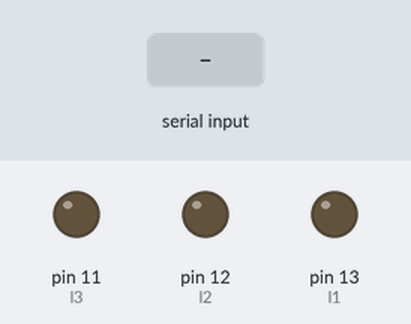
Bench run of a sketch on a simulated Arduino Uno, built with avr-gcc and run on an emulated ATmega328P. Shown: output pins drawn as LEDs (lit = HIGH). Inputs (shaded band) come from the test bench.

Above: at 1.2 s.
1.3 s: "A" received over Serial
At 2.1 s:
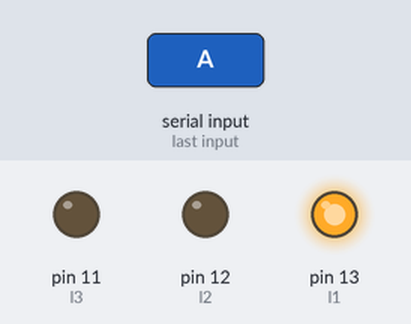
2.8 s: "C" received over Serial
At 3.4 s:
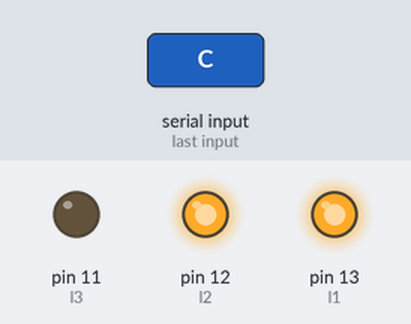
4.3 s: "B" received over Serial
At 5.5 s:
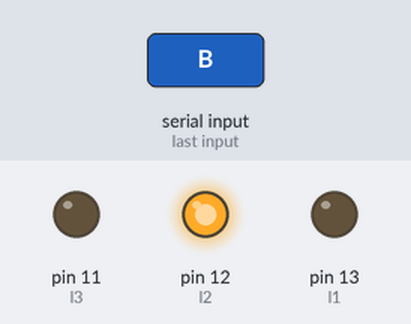
5.8 s: "E" received over Serial
At 6.9 s:
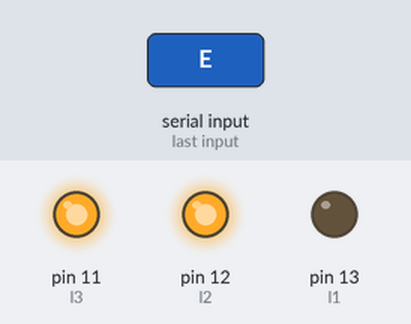
7.3 s: "D" received over Serial
At 8.1 s:
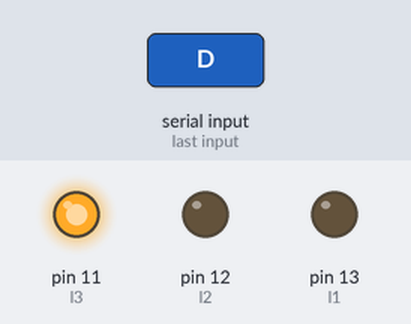
8.8 s: "F" received over Serial
At 9.1 s:
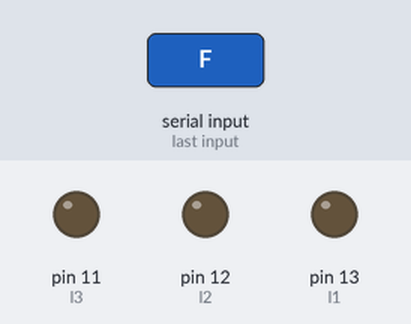
Timing chart, 0 to 11.3 s (numbered marks = the images above; inputs shaded):
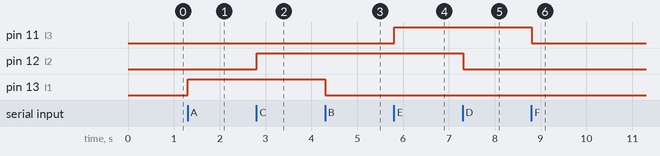

Measured:
- after the input at 1.3 s, pin 13 (l1): LOW → HIGH at once
- after the input at 2.8 s, pin 12 (l2): LOW → HIGH at once
- after the input at 4.3 s, pin 13 (l1): HIGH → LOW at once
- after the input at 5.8 s, pin 11 (l3): LOW → HIGH at once
- after the input at 7.3 s, pin 12 (l2): HIGH → LOW at once
- after the input at 8.8 s, pin 11 (l3): HIGH → LOW at once

The sketch:

Bluetooth.ino
```cpp
char command = 'B';
#define l1 13
#define l2 12
#define l3 11

  void setup()
  {
    Serial.begin(9600);
    pinMode(l1, OUTPUT);
    pinMode(l2, OUTPUT);
    pinMode(l3, OUTPUT);

  }

  void loop()
  {
     while(Serial.available() > 0)
    {
      command = ((byte)Serial.read());
      delay(1);
    }

    switch(command){

      case 'A': digitalWrite(l1,HIGH);
            break;

      case 'B': digitalWrite(l1,LOW);
            break;

      case 'C': digitalWrite(l2,HIGH);
            break;

      case 'D': digitalWrite(l2,LOW);
            break;

      case 'E': digitalWrite(l3,HIGH);
            break;

      case 'F': digitalWrite(l3,LOW);
            break;
      }
                    delay(10);
 }
```
